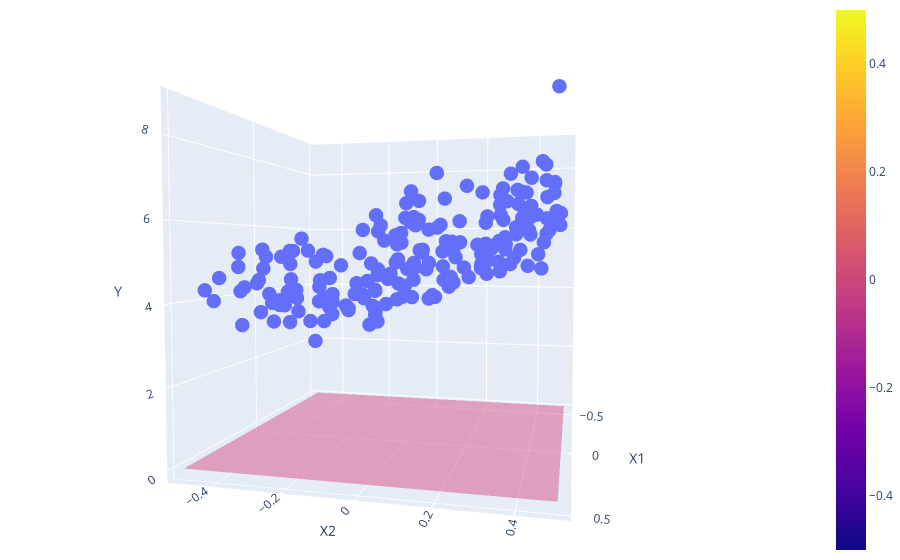

Notebook code cell kept with this figure:
### Code cell
@interact(b0=(-10, 10, 0.5), b1=(-5, 5, 0.25), b2=(-5, 5, 0.25), residuals=False)
def _(b0, b1, b2, residuals):
    fig = px.scatter_3d(x=x1, y=x2, z=y)
    fig.update_layout(
        scene = dict(
            xaxis_title='X1',
            yaxis_title='X2',
            zaxis_title='Y'),
            margin=dict(l=0, r=0, b=0, t=0
        )
    )
    fig.update_traces(marker=dict(size=5))
    
    x1_grid, x2_grid = np.meshgrid(np.linspace(-0.5, 0.5, 100), np.linspace(-0.5, 0.5, 100))
    yhat = b0 + b1 * x1_grid + b2 * x2_grid
    fig.add_trace(
        go.Surface(x=x1_grid, y=x2_grid, z=yhat, opacity=0.5)
    )
    if residuals:
        for i in range(len(x1)):
            fig.add_trace(
                go.Scatter3d(x=[x1[i], x1[i]], y=[x2[i], x2[i]], z=[b0 + b1*x1[i] + b2*x2[i], y[i]], mode='lines', line=dict(color='black', width=2))
            )
    fig.update_layout(showlegend=False, scene_camera=dict(eye=dict(x=2.0, y=0.5, z=0.1)))
    fig.show()

### Figure 1 — Plotly figure (JSON) as saved in the notebook; plotly's stock layout.template omitted (floating-point values rounded to 4 significant figures; data arrays with more than 128 entries replaced by an {"elided": "..."} marker saying what was removed)
{"data": [{"hovertemplate": "x=%{x}<br>y=%{y}<br>z=%{z}<extra></extra>", "legendgroup": "", "marker": {"color": "#636efa", "size": 5, "symbol": "circle"}, "mode": "markers", "name": "", "scene": "scene", "showlegend": false, "type": "scatter3d", "x": {"elided": "200 float values"}, "y": {"elided": "200 float values"}, "z": {"elided": "200 float values"}}, {"opacity": 0.5, "type": "surface", "x": {"elided": "100x100 float values"}, "y": {"elided": "100x100 float values"}, "z": {"elided": "100x100 int values"}}], "layout": {"legend": {"tracegroupgap": 0}, "margin": {"b": 0, "l": 0, "r": 0, "t": 0}, "scene": {"camera": {"eye": {"x": 2, "y": 0.5, "z": 0.1}}, "domain": {"x": [0, 1], "y": [0, 1]}, "xaxis": {"title": {"text": "X1"}}, "yaxis": {"title": {"text": "X2"}}, "zaxis": {"title": {"text": "Y"}}}, "showlegend": false}}
